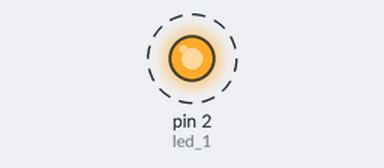
A sketch run on a simulated Arduino Uno, built with avr-gcc and run on an emulated ATmega328P. On the bench: output pins drawn as LEDs (lit = HIGH). Dashed ring = blinking.

Above: at 0.2 s.
Timing chart, 0 to 3.0 s (numbered marks = the images above):
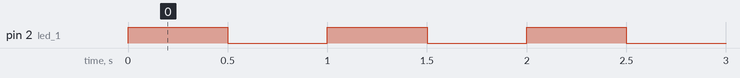

Measured:
- by itself, pin 2 (led_1): alternates HIGH for 0.50 s and LOW for 0.50 s

The sketch:

led_blink.ino
```cpp
const int led_1 = 2;
const int delay_led = 500;

void setup() {
  // put your setup code here, to run once:
  pinMode(led_1, OUTPUT);
}

void loop() {
  // put your main code here, to run repeatedly:
  digitalWrite(led_1, HIGH);
  delay(delay_led);
  digitalWrite(led_1, LOW);
  delay(delay_led);
}
```
